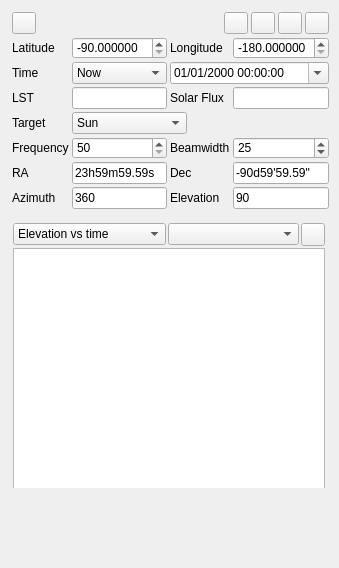
<?xml version="1.0" encoding="UTF-8"?>
<ui version="4.0">
 <class>StarTrackerGUI</class>
 <widget class="RollupWidget" name="StarTrackerGUI">
  <property name="geometry">
   <rect>
    <x>0</x>
    <y>0</y>
    <width>339</width>
    <height>568</height>
   </rect>
  </property>
  <property name="sizePolicy">
   <sizepolicy hsizetype="Preferred" vsizetype="Minimum">
    <horstretch>0</horstretch>
    <verstretch>0</verstretch>
   </sizepolicy>
  </property>
  <property name="minimumSize">
   <size>
    <width>320</width>
    <height>100</height>
   </size>
  </property>
  <property name="maximumSize">
   <size>
    <width>16777215</width>
    <height>16777215</height>
   </size>
  </property>
  <property name="font">
   <font>
    <family>Liberation Sans</family>
    <pointsize>9</pointsize>
   </font>
  </property>
  <property name="windowTitle">
   <string>Star Tracker</string>
  </property>
  <widget class="QWidget" name="settingsContainer" native="true">
   <property name="geometry">
    <rect>
     <x>10</x>
     <y>10</y>
     <width>321</width>
     <height>201</height>
    </rect>
   </property>
   <property name="windowTitle">
    <string>Settings</string>
   </property>
   <layout class="QVBoxLayout" name="verticalLayout">
    <property name="spacing">
     <number>3</number>
    </property>
    <property name="leftMargin">
     <number>2</number>
    </property>
    <property name="topMargin">
     <number>2</number>
    </property>
    <property name="rightMargin">
     <number>2</number>
    </property>
    <property name="bottomMargin">
     <number>2</number>
    </property>
    <item>
     <layout class="QGridLayout" name="gridLayout">
      <item row="4" column="1">
       <widget class="QLineEdit" name="lst">
        <property name="toolTip">
         <string>Local sidereal time for selected date, time and longitude</string>
        </property>
        <property name="readOnly">
         <bool>true</bool>
        </property>
       </widget>
      </item>
      <item row="7" column="2">
       <widget class="QLabel" name="declinationLabel">
        <property name="text">
         <string>Dec</string>
        </property>
       </widget>
      </item>
      <item row="3" column="1">
       <widget class="QComboBox" name="dateTimeSelect">
        <property name="toolTip">
         <string>Select time to calculate target's position at</string>
        </property>
        <item>
         <property name="text">
          <string>Now</string>
         </property>
        </item>
        <item>
         <property name="text">
          <string>Custom</string>
         </property>
        </item>
       </widget>
      </item>
      <item row="6" column="0">
       <widget class="QLabel" name="frequencyLabel">
        <property name="text">
         <string>Frequency</string>
        </property>
       </widget>
      </item>
      <item row="3" column="2" colspan="2">
       <widget class="WrappingDateTimeEdit" name="dateTime">
        <property name="toolTip">
         <string>Date and time to use when calculating target's position</string>
        </property>
        <property name="displayFormat">
         <string>dd/MM/yyyy HH:mm:ss</string>
        </property>
        <property name="calendarPopup">
         <bool>true</bool>
        </property>
       </widget>
      </item>
      <item row="7" column="3">
       <widget class="QLineEdit" name="declination">
        <property name="toolTip">
         <string>Declination of the target object

This can be specified as a decimal (E.g. 34.23) or in degrees, minutes and seconds (E.g. 34d12m10.2s, 34d12'10.2&quot;  34 12 10.2)</string>
        </property>
        <property name="text">
         <string>-90d59'59.59&quot;</string>
        </property>
       </widget>
      </item>
      <item row="7" column="1">
       <widget class="QLineEdit" name="rightAscension">
        <property name="toolTip">
         <string>Right Ascension of the target object.

This can be specified as a decimal (E.g. 12.23) or in hours, minutes and seconds (E.g. 12h05m10.2s or 12 05 10.2)</string>
        </property>
        <property name="text">
         <string>23h59m59.59s</string>
        </property>
       </widget>
      </item>
      <item row="2" column="3">
       <widget class="QDoubleSpinBox" name="longitude">
        <property name="toolTip">
         <string>Longitude in decimal degress (East positive) of observation point / antenna location</string>
        </property>
        <property name="decimals">
         <number>6</number>
        </property>
        <property name="minimum">
         <double>-180.000000000000000</double>
        </property>
        <property name="maximum">
         <double>180.000000000000000</double>
        </property>
        <property name="value">
         <double>-180.000000000000000</double>
        </property>
       </widget>
      </item>
      <item row="6" column="1">
       <widget class="QSpinBox" name="frequency">
        <property name="toolTip">
         <string>Observation frequency (MHz)</string>
        </property>
        <property name="minimum">
         <number>50</number>
        </property>
        <property name="maximum">
         <number>100000</number>
        </property>
       </widget>
      </item>
      <item row="4" column="0">
       <widget class="QLabel" name="lstLabel">
        <property name="text">
         <string>LST</string>
        </property>
       </widget>
      </item>
      <item row="2" column="2">
       <widget class="QLabel" name="longitudeLabel">
        <property name="text">
         <string>Longitude</string>
        </property>
       </widget>
      </item>
      <item row="5" column="0">
       <widget class="QLabel" name="targetLabel">
        <property name="text">
         <string>Target</string>
        </property>
       </widget>
      </item>
      <item row="8" column="1">
       <widget class="QLineEdit" name="azimuth">
        <property name="toolTip">
         <string>Computed azimuth in degrees to the target from the observation point</string>
        </property>
        <property name="text">
         <string>360</string>
        </property>
        <property name="readOnly">
         <bool>true</bool>
        </property>
       </widget>
      </item>
      <item row="8" column="0">
       <widget class="QLabel" name="azimuthtLabel">
        <property name="text">
         <string>Azimuth</string>
        </property>
       </widget>
      </item>
      <item row="4" column="2">
       <widget class="QLabel" name="solarFluxLabel">
        <property name="text">
         <string>Solar Flux</string>
        </property>
       </widget>
      </item>
      <item row="5" column="1" colspan="3">
       <layout class="QHBoxLayout" name="targetLayout">
        <item>
         <widget class="QComboBox" name="target">
          <property name="minimumSize">
           <size>
            <width>110</width>
            <height>0</height>
           </size>
          </property>
          <property name="toolTip">
           <string>Target object</string>
          </property>
          <property name="currentIndex">
           <number>0</number>
          </property>
          <item>
           <property name="text">
            <string>Sun</string>
           </property>
          </item>
          <item>
           <property name="text">
            <string>Moon</string>
           </property>
          </item>
          <item>
           <property name="text">
            <string>PSR B0329+54</string>
           </property>
          </item>
          <item>
           <property name="text">
            <string>PSR B0833-45</string>
           </property>
          </item>
          <item>
           <property name="text">
            <string>Sagittarius A</string>
           </property>
          </item>
          <item>
           <property name="text">
            <string>Cassiopeia A</string>
           </property>
          </item>
          <item>
           <property name="text">
            <string>Cygnus A</string>
           </property>
          </item>
          <item>
           <property name="text">
            <string>Taurus A (M1)</string>
           </property>
          </item>
          <item>
           <property name="text">
            <string>Virgo A (M87)</string>
           </property>
          </item>
          <item>
           <property name="text">
            <string>Custom</string>
           </property>
          </item>
         </widget>
        </item>
        <item>
         <spacer name="horizontalSpacer">
          <property name="orientation">
           <enum>Qt::Horizontal</enum>
          </property>
          <property name="sizeHint" stdset="0">
           <size>
            <width>40</width>
            <height>20</height>
           </size>
          </property>
         </spacer>
        </item>
       </layout>
      </item>
      <item row="0" column="0" colspan="4">
       <layout class="QHBoxLayout" name="buttonLayout">
        <item>
         <widget class="ButtonSwitch" name="startStop">
          <property name="toolTip">
           <string>Start/stop tracking</string>
          </property>
          <property name="text">
           <string/>
          </property>
          <property name="icon">
           <iconset resource="../../../sdrgui/resources/res.qrc">
            <normaloff>:/play.png</normaloff>
            <normalon>:/stop.png</normalon>:/play.png</iconset>
          </property>
         </widget>
        </item>
        <item>
         <spacer name="horizontalSpacer_5">
          <property name="orientation">
           <enum>Qt::Horizontal</enum>
          </property>
          <property name="sizeHint" stdset="0">
           <size>
            <width>40</width>
            <height>20</height>
           </size>
          </property>
         </spacer>
        </item>
        <item>
         <widget class="QToolButton" name="viewOnMap">
          <property name="toolTip">
           <string>Find target on the map</string>
          </property>
          <property name="text">
           <string/>
          </property>
          <property name="icon">
           <iconset resource="../../../sdrgui/resources/res.qrc">
            <normaloff>:/gridpolar.png</normaloff>:/gridpolar.png</iconset>
          </property>
         </widget>
        </item>
        <item>
         <widget class="QToolButton" name="downloadSolarFlux">
          <property name="toolTip">
           <string>Download Solar flux density data</string>
          </property>
          <property name="text">
           <string/>
          </property>
          <property name="icon">
           <iconset resource="startracker.qrc">
            <normaloff>:/startracker/startracker/sun-button-24.png</normaloff>:/startracker/startracker/sun-button-24.png</iconset>
          </property>
         </widget>
        </item>
        <item>
         <widget class="QToolButton" name="useMyPosition">
          <property name="toolTip">
           <string>Set latitude, longitude and height from My Position in SDRangel preferences</string>
          </property>
          <property name="text">
           <string/>
          </property>
          <property name="icon">
           <iconset resource="../../../sdrgui/resources/res.qrc">
            <normaloff>:/import.png</normaloff>:/import.png</iconset>
          </property>
         </widget>
        </item>
        <item>
         <widget class="QToolButton" name="displaySettings">
          <property name="toolTip">
           <string>Show settings dialog</string>
          </property>
          <property name="text">
           <string/>
          </property>
          <property name="icon">
           <iconset resource="../../../sdrgui/resources/res.qrc">
            <normaloff>:/listing.png</normaloff>:/listing.png</iconset>
          </property>
         </widget>
        </item>
       </layout>
      </item>
      <item row="2" column="1">
       <widget class="QDoubleSpinBox" name="latitude">
        <property name="toolTip">
         <string>Latitude in decimal degrees (North positive) of observation point / antenna location</string>
        </property>
        <property name="decimals">
         <number>6</number>
        </property>
        <property name="minimum">
         <double>-90.000000000000000</double>
        </property>
        <property name="maximum">
         <double>90.000000000000000</double>
        </property>
        <property name="value">
         <double>-90.000000000000000</double>
        </property>
       </widget>
      </item>
      <item row="3" column="0">
       <widget class="QLabel" name="timeLabel">
        <property name="text">
         <string>Time</string>
        </property>
       </widget>
      </item>
      <item row="8" column="2">
       <widget class="QLabel" name="elevationLabel">
        <property name="text">
         <string>Elevation</string>
        </property>
       </widget>
      </item>
      <item row="6" column="2">
       <widget class="QLabel" name="beamwidthLabel">
        <property name="text">
         <string>Beamwidth</string>
        </property>
       </widget>
      </item>
      <item row="7" column="0">
       <widget class="QLabel" name="rightAscensionLabel">
        <property name="text">
         <string>RA</string>
        </property>
       </widget>
      </item>
      <item row="8" column="3">
       <widget class="QLineEdit" name="elevation">
        <property name="toolTip">
         <string>Computed elevation in degrees to the target from the observation point</string>
        </property>
        <property name="text">
         <string>90</string>
        </property>
        <property name="readOnly">
         <bool>true</bool>
        </property>
       </widget>
      </item>
      <item row="4" column="3">
       <widget class="QLineEdit" name="solarFlux">
        <property name="toolTip">
         <string>Solar flux density</string>
        </property>
        <property name="readOnly">
         <bool>true</bool>
        </property>
       </widget>
      </item>
      <item row="2" column="0">
       <widget class="QLabel" name="latitudeLabel">
        <property name="text">
         <string>Latitude</string>
        </property>
       </widget>
      </item>
      <item row="6" column="3">
       <widget class="QDoubleSpinBox" name="beamwidth">
        <property name="toolTip">
         <string>Antenna half power (-3dB) beamwidth (degrees)</string>
        </property>
        <property name="decimals">
         <number>0</number>
        </property>
        <property name="minimum">
         <double>1.000000000000000</double>
        </property>
        <property name="maximum">
         <double>360.000000000000000</double>
        </property>
        <property name="value">
         <double>25.000000000000000</double>
        </property>
       </widget>
      </item>
     </layout>
    </item>
   </layout>
  </widget>
  <widget class="QWidget" name="chartContainer" native="true">
   <property name="geometry">
    <rect>
     <x>10</x>
     <y>220</y>
     <width>318</width>
     <height>268</height>
    </rect>
   </property>
   <property name="sizePolicy">
    <sizepolicy hsizetype="Expanding" vsizetype="Expanding">
     <horstretch>0</horstretch>
     <verstretch>0</verstretch>
    </sizepolicy>
   </property>
   <property name="minimumSize">
    <size>
     <width>200</width>
     <height>200</height>
    </size>
   </property>
   <property name="windowTitle">
    <string>Plots</string>
   </property>
   <layout class="QVBoxLayout" name="verticalLayout_2" stretch="0,0">
    <property name="spacing">
     <number>2</number>
    </property>
    <property name="leftMargin">
     <number>3</number>
    </property>
    <property name="topMargin">
     <number>3</number>
    </property>
    <property name="rightMargin">
     <number>3</number>
    </property>
    <property name="bottomMargin">
     <number>3</number>
    </property>
    <item>
     <layout class="QHBoxLayout" name="horizontalLayout">
      <item>
       <widget class="QComboBox" name="chartSelect">
        <property name="toolTip">
         <string>Select chart to view</string>
        </property>
        <item>
         <property name="text">
          <string>Elevation vs time</string>
         </property>
        </item>
        <item>
         <property name="text">
          <string>Solar flux vs frequency</string>
         </property>
        </item>
        <item>
         <property name="text">
          <string>Sky temperature</string>
         </property>
        </item>
       </widget>
      </item>
      <item>
       <widget class="QComboBox" name="chartSubSelect"/>
      </item>
      <item>
       <widget class="QToolButton" name="darkTheme">
        <property name="toolTip">
         <string>Choose between light and dark themes</string>
        </property>
        <property name="text">
         <string/>
        </property>
        <property name="icon">
         <iconset resource="../../../sdrgui/resources/res.qrc">
          <normaloff>:/lightdark.png</normaloff>
          <normalon>:/darklight.png</normalon>:/lightdark.png</iconset>
        </property>
        <property name="checkable">
         <bool>true</bool>
        </property>
       </widget>
      </item>
     </layout>
    </item>
    <item>
     <widget class="QChartView" name="chart">
      <property name="minimumSize">
       <size>
        <width>300</width>
        <height>250</height>
       </size>
      </property>
     </widget>
    </item>
   </layout>
  </widget>
 </widget>
 <customwidgets>
  <customwidget>
   <class>RollupWidget</class>
   <extends>QWidget</extends>
   <header>gui/rollupwidget.h</header>
   <container>1</container>
  </customwidget>
  <customwidget>
   <class>ButtonSwitch</class>
   <extends>QToolButton</extends>
   <header>gui/buttonswitch.h</header>
  </customwidget>
  <customwidget>
   <class>QChartView</class>
   <extends>QGraphicsView</extends>
   <header>QtCharts</header>
  </customwidget>
  <customwidget>
   <class>WrappingDateTimeEdit</class>
   <extends>QDateTimeEdit</extends>
   <header>gui/wrappingdatetimeedit.h</header>
   <container>1</container>
  </customwidget>
 </customwidgets>
 <tabstops>
  <tabstop>startStop</tabstop>
  <tabstop>viewOnMap</tabstop>
  <tabstop>downloadSolarFlux</tabstop>
  <tabstop>useMyPosition</tabstop>
  <tabstop>displaySettings</tabstop>
  <tabstop>latitude</tabstop>
  <tabstop>longitude</tabstop>
  <tabstop>dateTimeSelect</tabstop>
  <tabstop>dateTime</tabstop>
  <tabstop>lst</tabstop>
  <tabstop>solarFlux</tabstop>
  <tabstop>target</tabstop>
  <tabstop>frequency</tabstop>
  <tabstop>beamwidth</tabstop>
  <tabstop>rightAscension</tabstop>
  <tabstop>declination</tabstop>
  <tabstop>azimuth</tabstop>
  <tabstop>elevation</tabstop>
  <tabstop>chartSelect</tabstop>
  <tabstop>chartSubSelect</tabstop>
  <tabstop>chart</tabstop>
 </tabstops>
 <resources>
  <include location="../../../sdrgui/resources/res.qrc"/>
  <include location="startracker.qrc"/>
 </resources>
 <connections/>
</ui>
